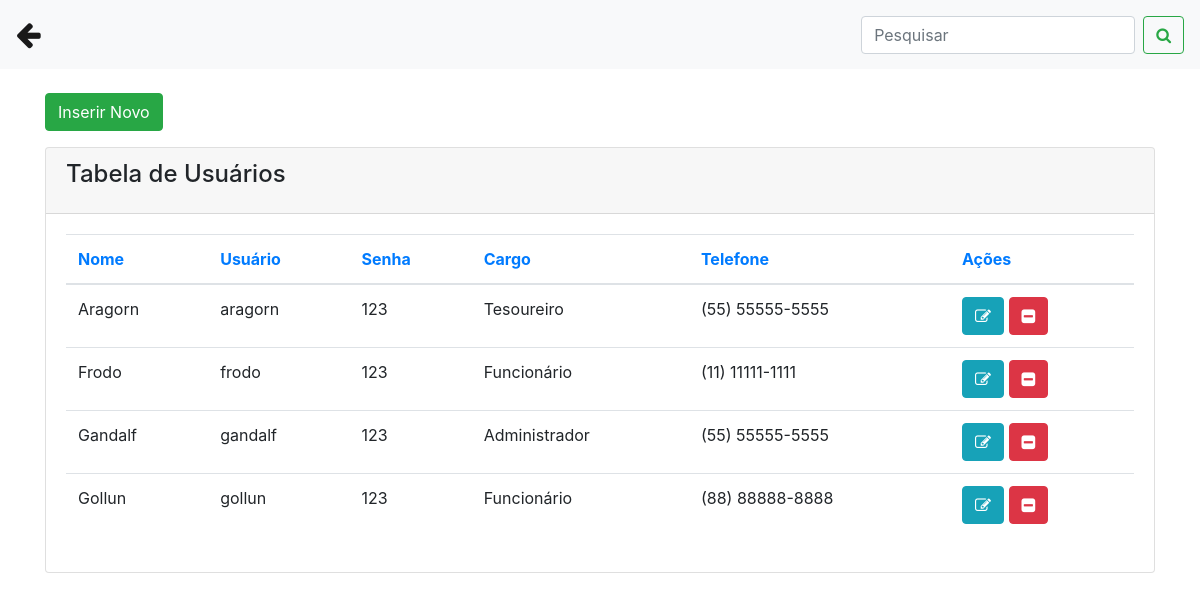
The app's page /usuarios.php with its own data.
### tables this page shows
CREATE TABLE `usuarios` (
  `id` int(11) NOT NULL,
  `nome` varchar(25) NOT NULL,
  `usuario` varchar(20) NOT NULL,
  `senha` varchar(20) NOT NULL,
  `cargo` varchar(25) NOT NULL,
  `id_funcionario` int(11) NOT NULL
);

CREATE TABLE `funcionarios` (
  `id` int(11) NOT NULL,
  `nome` varchar(25) NOT NULL,
  `cpf` varchar(18) NOT NULL,
  `telefone` varchar(15) NOT NULL,
  `endereco` varchar(35) NOT NULL,
  `cargo` varchar(20) NOT NULL,
  `data` date NOT NULL
);

### usuarios.php (the view, shortened to what this page needs)
<?php
include('conexao.php');
?>
<!DOCTYPE html>
<html>
<head>
 <link rel="stylesheet" href="https://stackpath.bootstrapcdn.com/bootstrap/4.1.3/css/bootstrap.min.css">
<link rel="stylesheet" href="https://cdnjs.cloudflare.com/ajax/libs/font-awesome/4.7.0/css/font-awesome.min.css">
</head>
<body>
  <nav class="navbar navbar-expand-lg navbar-light bg-light">
  <a class="navbar-brand" href="painel_admin.php"><big><big><i class="fa fa-arrow-left"></i></big></big></a>
  <div class="collapse navbar-collapse" id="conteudoNavbarSuportado">
    <form class="form-inline my-2 my-lg-0">
      <input name="txtpesquisar" class="form-control mr-sm-2" type="search" placeholder="Pesquisar" aria-label="Pesquisar">
      <button name="buttonPesquisar" class="btn btn-outline-success my-2 my-sm-0" type="submit"><i class="fa fa-search"></i></button>
    </form>
  </div>
</nav>
<div class="container">
      <br>
         <div class="row">
           <div class="col-sm-12">
            <button type="button" class="btn btn-success mb-3" data-toggle="modal" data-target="#modalExemplo">Inserir Novo </button>
           </div>
        </div>
          <div class="content">
            <div class="row">
              <div class="col-md-12">
                <div class="card">
                  <div class="card-header">
                    <h4 class="card-title"> Tabela de Usuários</h4>
                  </div>
                  <div class="card-body">
                    <div class="table-responsive">
                      <?php
                        if(isset($_GET['buttonPesquisar']) and $_GET['txtpesquisar'] != ''){
                          $nome = $_GET['txtpesquisar'] . '%';
                           $query = "select u.id, u.nome, u.usuario, u.senha, u.cargo, u.id_funcionario, f.telefone from usuarios as u INNER JOIN funcionarios as f ON u.id_funcionario = f.id where u.nome LIKE '$nome'  order by u.nome asc";
                        }else{
                         $query = "select u.id, u.nome, u.usuario, u.senha, u.cargo, u.id_funcionario, f.telefone from usuarios as u INNER JOIN funcionarios as f ON u.id_funcionario = f.id order by u.nome asc";
                        }
                        $result = mysqli_query($conexao, $query);
                        $row = mysqli_num_rows($result);
                        if($row == ''){
                            echo "<h3> Não existem dados cadastrados no banco </h3>";
                        }else{
                           ?>
                      <table class="table">
                        <thead class=" text-primary">
                          <th>
                            Nome
                          </th>
                          <th>
                            Usuário
                          </th>
                          <th>
                            Senha
                          </th>
                           <th>
                            Cargo
                          </th>
                            <th>
                            Telefone
                          </th>
                            <th>
                            Ações
                          </th>
                        </thead>
                        <tbody>
                         <?php
                          while($res_1 = mysqli_fetch_array($result)){
                            $nome = $res_1["nome"];
                            $telefone = $res_1["telefone"];
                            $senha = $res_1["senha"];
                            $usuario = $res_1["usuario"];
                            $cargo = $res_1["cargo"];
                            $id = $res_1["id"];
                            ?>
                            <tr>
                             <td><?php echo $nome; ?></td>
                             <td><?php echo $usuario; ?></td>
                             <td><?php echo $senha; ?></td>
                             <td><?php echo $cargo; ?></td>
                             <td><?php echo $telefone; ?></td>
                             <td>
                             <a class="btn btn-info" href="usuarios.php?func=edita&id=<?php echo $id; ?>"><i class="fa fa-pencil-square-o"></i></a>
                             <a class="btn btn-danger" href="usuarios.php?func=deleta&id=<?php echo $id; ?>"><i class="fa fa-minus-square"></i></a>
                             </td>
                            </tr>
                            <?php
                              }
                            ?>
                        </tbody>
                      </table>
                          <?php
                              }
                            ?>
                    </div>
                  </div>
                </div>
              </div>
</div>
</body>
</html>

### records on screen
usuarios: nome "Aragorn", usuario "aragorn", senha "123", cargo "Tesoureiro", id_funcionario.telefone "(55) 55555-5555"
usuarios: nome "Frodo", usuario "frodo", senha "123", cargo "Funcionário", id_funcionario.telefone "(11) 11111-1111"
usuarios: nome "Gandalf", usuario "gandalf", senha "123", cargo "Administrador", id_funcionario.telefone "(55) 55555-5555"
usuarios: nome "Gollun", usuario "gollun", senha "123", cargo "Funcionário", id_funcionario.telefone "(88) 88888-8888"
